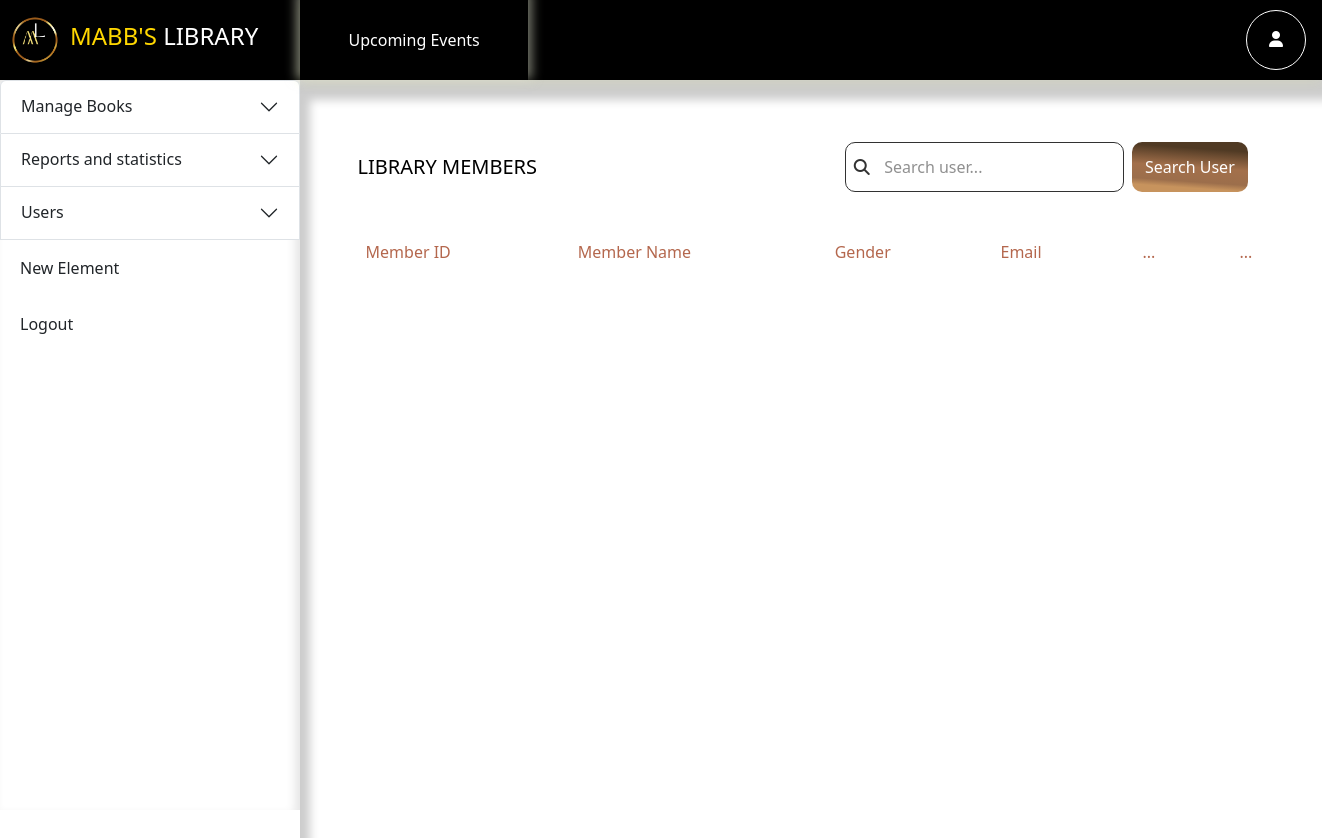
The app's page /view-all-users.php, older data.
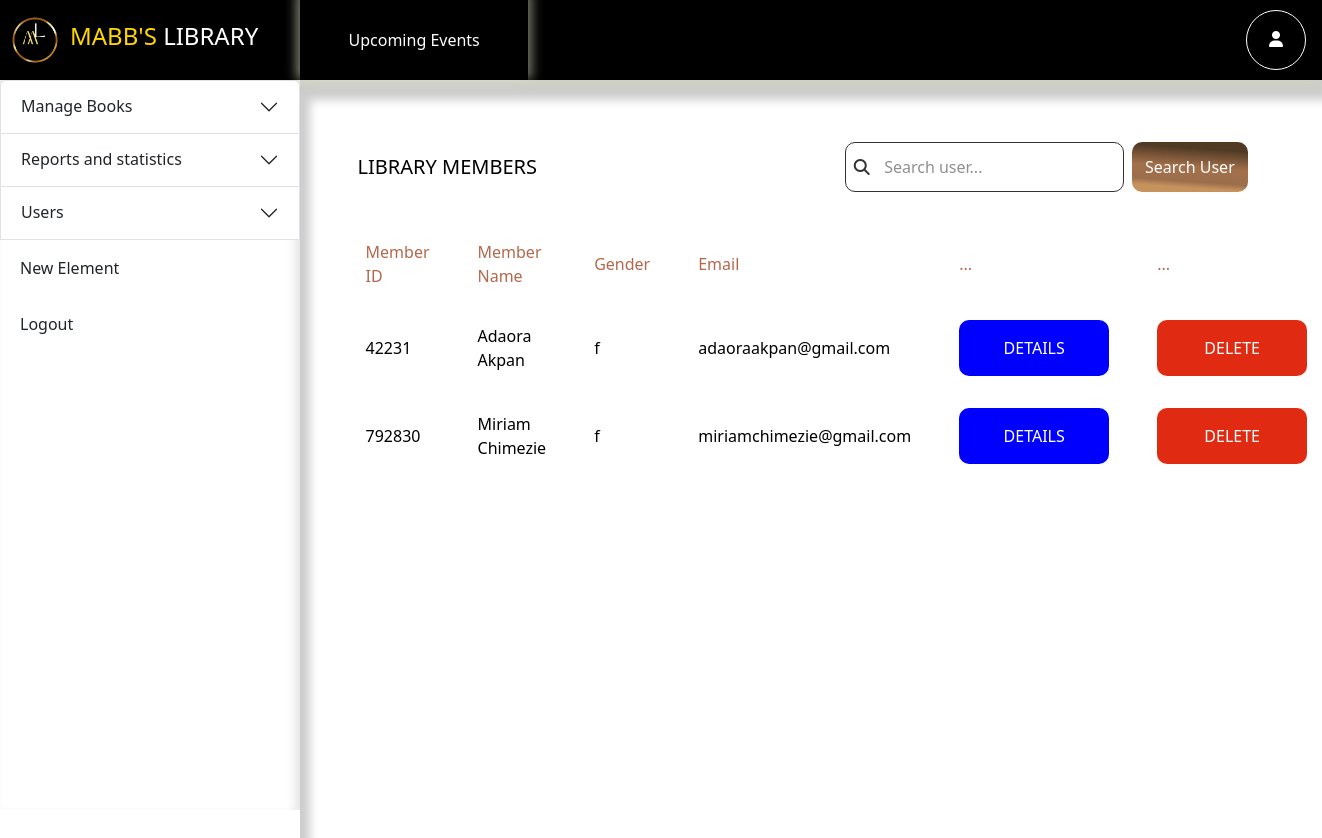
The same page, newer data.
### tables this page shows
CREATE TABLE `members` (
  `member_id` int(11) NOT NULL,
  `name` varchar(100) DEFAULT NULL,
  `gender` varchar(2) NOT NULL,
  `registration_date` date NOT NULL,
  `email` varchar(100) NOT NULL,
  `phone_number` int(11) DEFAULT NULL,
  `borrowed_books` int(11) DEFAULT NULL
);

### view-all-users.php (the view, shortened to what this page needs)
<?php
include('server/connection.php');
if(isset($_GET['search-member'])) {
  $user_value = '%' . $_GET['user_search'] . '%';
  $members = $conn->prepare("SELECT * FROM members WHERE name LIKE ? or email LIKE ? ");
  $members->bind_param('ss',$user_value, $user_value);
  $members->execute();
  $all_members = $members->get_result();
}
else {
  $members = $conn->prepare("SELECT * FROM members");
  $members->execute();
  $all_members = $members->get_result();
}
?>
<!DOCTYPE html>
<html lang="en">
<head>
     <link
      href="https://cdn.jsdelivr.net/npm/bootstrap@5.3.0-alpha1/dist/css/bootstrap.min.css"
      rel="stylesheet"
    />
    <link rel="stylesheet" href="style.css" />
    <link
      rel="stylesheet"
      href="https://cdnjs.cloudflare.com/ajax/libs/font-awesome/6.4.2/css/all.min.css"
    />
      <link rel="stylesheet" href="https://unpkg.com/aos@next/dist/aos.css" />
</head>
<body>
     <div class="header">
      <div class="logo">
        <img src="images/L-removebg-preview.png" alt="" />
        <h4>MABB'S <span>LIBRARY</span></h4>
      </div>
      <div class="header-content">
        <div class="events">
          <a href="#">Upcoming Events</a>
        </div>
        <div class="admin">
          <div class="admin-pic">
            <a href="">
              <i class="fa-solid fa-user"></i>
            </a>
          </div>
        </div>
      </div>
    </div>
    <div class="main-section">
     <?php include 'left-dashboard.php' ;?>
      <div class="right-section">
         <div class="view-books-section">
          <div class="view-books-table">
            <div class="table-top">
              <div class="table-content">LIBRARY MEMBERS</div>
              <div class="book-new">
                  <form class="search-form" action="view-all-users.php" method="get">
                    <div class="search-books">
                      <i class="fa-solid fa-magnifying-glass"></i>
                      <input type="text" name="user_search" placeholder="Search user..." />
                    </div>
                    <div class="add-book">
                     <input class="add-link" type="submit" name="search-member" value ="Search User">
                    </div>
                  </form>
              </div>
            </div>
            <div class="table-body">
              <table>
                <thead>
                  <tr>
                    <td>Member ID</td>
                    <td>Member Name</td>
                    <td>Gender</td>
                    <td>Email</td>
                    <td>...</td>
                    <td>...</td>
                  </tr>
                </thead>
                <tbody>
                  <?php while($res = $all_members->fetch_assoc()) { ?>
                     <tr>
                        <td><?php echo $res['member_id'] ?></td>
                        <td><?php echo $res['name'] ?></td>
                        <td><?php echo $res['gender'] ?></td>
                        <td><?php echo $res['email'] ?></td>
                        <td>
                          <form action="member_details.php" method="POST">
                              <input  class="details_link"  type="submit" name="member_details" value="DETAILS">
                              </form>
                            </td>
                            <td>
                             <div class="button-div">
                            <button type="button" class="delete delete_array">DELETE</button>
                      </div>
                        </td>
                    </tr>
                     <?php } ?>
                </tbody>
              </table>
            </div>
          </div>
      </div>
    </div>
</body>
</html>

### left-dashboard.php (shortened to what this page needs)
<div class="dashboard">
        <div>
          <div class="dashboard-links">
            <div class="accordion myAcc" id="accordionExample">
              <div class="accordion-item">
                <h2 class="accordion-header">
                  <button
                    class="accordion-button collapsed"
                    type="button"
                    data-bs-toggle="collapse"
                    data-bs-target="#collapseOne"
                    aria-expanded="false"
                    aria-controls="collapseOne"
                  >
                    Manage Books
                  </button>
                </h2>
              </div>
              <div class="accordion-item">
                <h2 class="accordion-header">
                  <button
                    class="accordion-button collapsed"
                    type="button"
                    data-bs-toggle="collapse"
                    data-bs-target="#collapseTwo"
                    aria-expanded="false"
                    aria-controls="collapseTwo"
                  >
                    Reports and statistics
                  </button>
                </h2>
              </div>
              <div class="accordion-item" id="user-id">
                <h2 class="accordion-header">
                  <button
                    class="accordion-button collapsed"
                    type="button"
                    data-bs-toggle="collapse"
                    data-bs-target="#view-users"
                    aria-expanded="true"
                    aria-controls="view-users"
                  >
                    Users
                  </button>
                </h2>
              </div>
              <div class="link">
                <a href="">New Element</a>
              </div>
              <div class="link">
                <a href="">Logout</a>
              </div>
            </div>
          </div>
        </div>
      </div>

Row changes from the older to the newer data that the page shows:
added members: member_id "42231", name "Adaora Akpan", gender "f", email "adaoraakpan@gmail.com"
added members: member_id "792830", name "Miriam Chimezie", gender "f", email "miriamchimezie@gmail.com"
